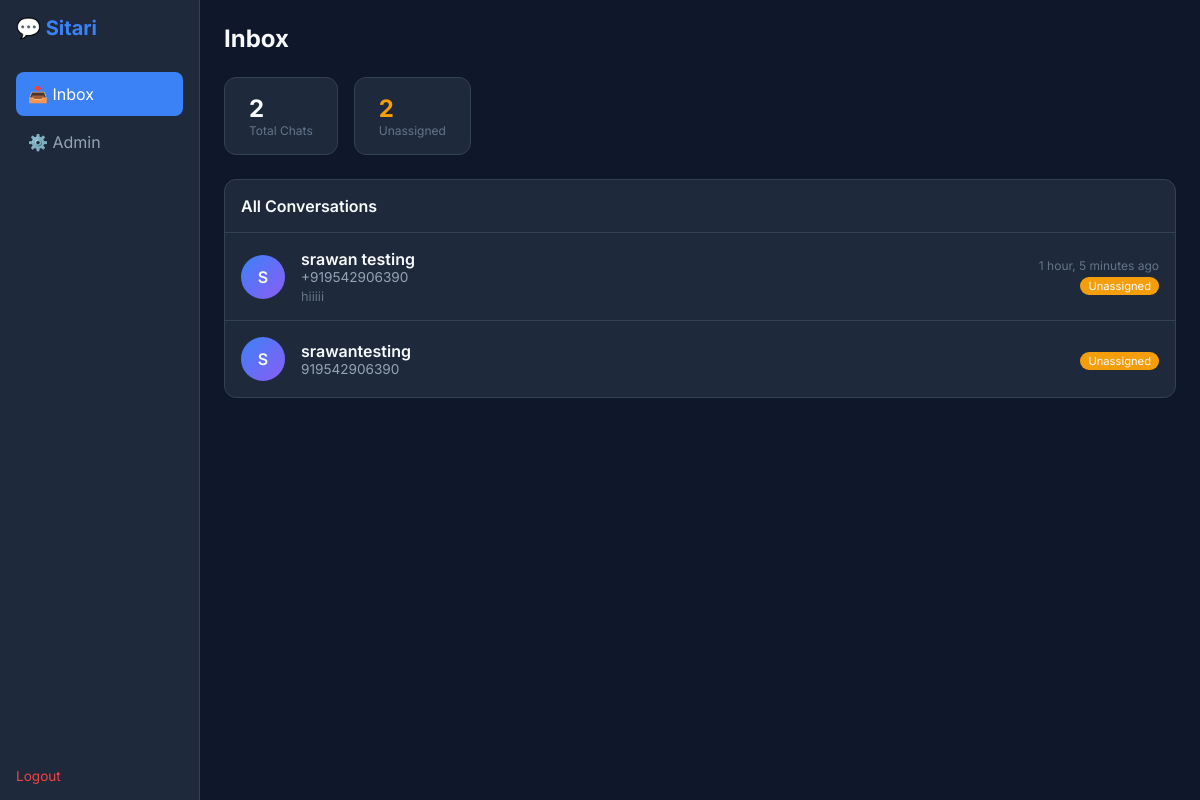
The app's page / (signed in) with its own data.
### whatsapp/models.py (models this page shows, shortened)
class Customer(models.Model):
    name = models.CharField(max_length=100, default='Unknown')
    phone_number = models.CharField(max_length=20, unique=True)
    created_at = models.DateTimeField(auto_now_add=True)
    updated_at = models.DateTimeField(auto_now=True)
    class Meta:
        ordering = ['-updated_at']

class Message(models.Model):
    DIRECTION_CHOICES = [
        ('sent', 'Sent'),
        ('received', 'Received'),
    ]
    STATUS_CHOICES = [
        ('pending', 'Pending'),
        ('sent', 'Sent'),
        ('delivered', 'Delivered'),
        ('read', 'Read'),
        ('failed', 'Failed'),
    ]
    customer = models.ForeignKey(Customer, on_delete=models.CASCADE, related_name='messages')
    content = models.TextField(blank=True)
    direction = models.CharField(max_length=10, choices=DIRECTION_CHOICES)
    status = models.CharField(max_length=10, choices=STATUS_CHOICES, default='pending')
    media = models.FileField(upload_to='messages/', blank=True, null=True)
    whatsapp_message_id = models.CharField(max_length=100, blank=True)
    timestamp = models.DateTimeField(auto_now_add=True)
    class Meta:
        ordering = ['timestamp']

### dashboard/views.py (the view)
# urls.py: path('', views.inbox_view, name='inbox'),
@login_required
def inbox_view(request):
    customers = Customer.objects.annotate(
        last_msg_time=Max('messages__timestamp'),
        msg_count=Count('messages')
    ).order_by('-last_msg_time')
    assignments = {
        a.customer_id: a
        for a in ChatAssignment.objects.filter(status__in=['pending', 'active']).select_related('agent')
    }
    agents = Agent.objects.filter(is_available=True)
    notifications = AdminNotification.objects.filter(is_read=False)[:5]
    customer_data = []
    for c in customers:
        last_msg = c.messages.order_by('-timestamp').first()
        customer_data.append({
            'customer': c,
            'assignment': assignments.get(c.id),
            'last_message': last_msg
        })
    unassigned = len([cd for cd in customer_data if not cd['assignment']])
    context = {
        'customer_data': customer_data,
        'agents': agents,
        'notifications': notifications,
        'unassigned_count': unassigned,
        'total_count': len(customer_data),
        'notification_count': AdminNotification.objects.filter(is_read=False).count(),
    }
    return render(request, 'dashboard/inbox.html', context)

### dashboard/templates/dashboard/inbox.html (shortened to what this page needs)
<!DOCTYPE html>
<html lang="en">
<head>
</head>
<body>
    <div class="app">
        <aside class="sidebar">
            <div class="logo">💬 Sitari</div>
            <a href="{% url 'inbox' %}" class="nav-link active">📥 Inbox</a>
            <a href="/admin/" class="nav-link">⚙️ Admin</a>
            <a href="{% url 'logout' %}" class="logout">Logout</a>
        </aside>
        <main class="main">
            <div class="header">
                <h1 class="title">Inbox</h1>
            </div>
            <div class="stats">
                <div class="stat">
                    <div class="stat-value">{{ total_count }}</div>
                    <div class="stat-label">Total Chats</div>
                </div>
                <div class="stat">
                    <div class="stat-value" style="color: #f59e0b;">{{ unassigned_count }}</div>
                    <div class="stat-label">Unassigned</div>
                </div>
            </div>
            <div class="card">
                <div class="card-header">All Conversations</div>
                {% for item in customer_data %}
                <a href="{% url 'chat' item.customer.id %}" class="chat-item">
                    <div class="avatar">{{ item.customer.name|first|upper }}</div>
                    <div class="chat-info">
                        <div class="chat-name">{{ item.customer.name }}</div>
                        <div class="chat-phone">{{ item.customer.phone_number }}</div>
                        {% if item.last_message %}
                        <div class="chat-preview">{{ item.last_message.content|truncatechars:40 }}</div>
                        {% endif %}
                    </div>
                    <div class="chat-meta">
                        {% if item.last_message %}
                        <div class="chat-time">{{ item.last_message.timestamp|timesince }} ago</div>
                        {% endif %}
                        {% if item.assignment %}
                        <span class="badge badge-green">{{ item.assignment.agent.display_name }}</span>
                        {% else %}
                        <span class="badge badge-yellow">Unassigned</span>
                        {% endif %}
                    </div>
                </a>
                {% empty %}
                <div class="empty">
                    <div style="font-size: 3rem; margin-bottom: 1rem;">📭</div>
                    <p>No conversations yet</p>
                </div>
                {% endfor %}
            </div>
        </main>
    </div>
</body>
</html>

### dashboard/templates/dashboard/inbox.html (style rules this page uses)
* { box-sizing: border-box; margin: 0; padding: 0; }
body { font-family: 'Inter', sans-serif; background: #0f172a; color: #f8fafc; min-height: 100vh; }
.app { display: flex; min-height: 100vh; }
.sidebar { width: 200px; background: #1e293b; border-right: 1px solid #334155; padding: 1rem; display: flex; flex-direction: column; }
.logo { font-size: 1.25rem; font-weight: 700; color: #3b82f6; margin-bottom: 2rem; }
.nav-link { display: block; padding: 0.75rem; color: #94a3b8; text-decoration: none; border-radius: 8px; margin-bottom: 0.25rem; }
.nav-link.active { background: #3b82f6; color: #fff; }
.logout { margin-top: auto; color: #ef4444; text-decoration: none; font-size: 0.85rem; }
.main { flex: 1; padding: 1.5rem; }
.header { display: flex; justify-content: space-between; align-items: center; margin-bottom: 1.5rem; }
.title { font-size: 1.5rem; font-weight: 700; }
.stats { display: flex; gap: 1rem; margin-bottom: 1.5rem; }
.stat { background: #1e293b; border: 1px solid #334155; border-radius: 12px; padding: 1rem 1.5rem; }
.stat-value { font-size: 1.5rem; font-weight: 700; }
.stat-label { font-size: 0.75rem; color: #64748b; }
.card { background: #1e293b; border: 1px solid #334155; border-radius: 12px; }
.card-header { padding: 1rem; border-bottom: 1px solid #334155; font-weight: 600; }
.chat-item { display: flex; align-items: center; gap: 1rem; padding: 1rem; border-bottom: 1px solid #334155; text-decoration: none; color: inherit; }
.chat-item:last-child { border-bottom: none; }
.avatar { width: 44px; height: 44px; background: linear-gradient(135deg, #3b82f6, #8b5cf6); border-radius: 50%; display: flex; align-items: center; justify-content: center; font-weight: 600; }
.chat-info { flex: 1; }
.chat-name { font-weight: 600; }
.chat-phone { font-size: 0.85rem; color: #94a3b8; }
.chat-preview { font-size: 0.8rem; color: #64748b; margin-top: 0.25rem; }
.chat-meta { text-align: right; }
.chat-time { font-size: 0.75rem; color: #64748b; }
.badge { display: inline-block; font-size: 0.7rem; padding: 0.15rem 0.5rem; border-radius: 999px; margin-top: 0.25rem; }
.badge-yellow { background: #f59e0b; }

### records on screen
Customer: customer.name|first "S", customer.name "srawan testing", customer.phone_number "+919542906390", last_message.content "hiiiii", last_message.timestamp "1 hour, 5 minutes"
Customer: customer.name|first "S", customer.name "srawantesting", customer.phone_number "919542906390"

### other values on screen
{{ total_count }} "2"
{{ unassigned_count }} "2"
